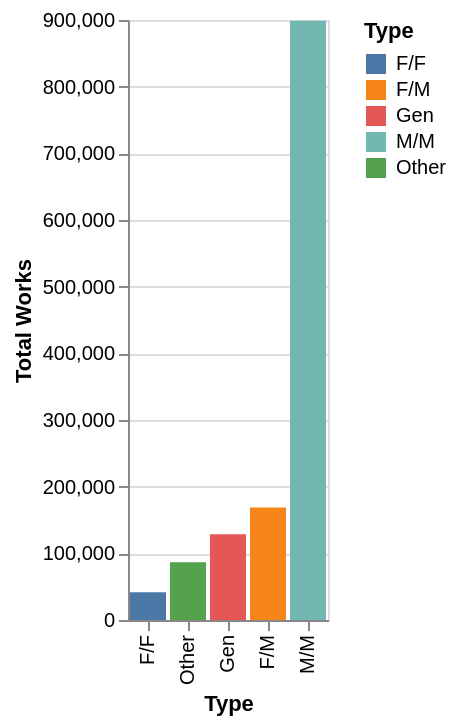

This figure's notebook cell:
### Code cell
ship = ship.reset_index()

alt.Chart(ship).mark_bar().encode(
    x=alt.X("Type", sort="y"),  
    y=alt.Y("Total Works"),
    color=alt.Color("Type"))

### Figure 1 — Vega-Lite specification as saved in the notebook (floating-point values rounded to 4 significant figures)
{"config": {"view": {"continuousWidth": 400, "continuousHeight": 300}}, "data": {"name": "data-5c8d4695590684678b59da135d2ba132"}, "mark": "bar", "encoding": {"color": {"field": "Type", "type": "nominal"}, "x": {"field": "Type", "sort": "y", "type": "nominal"}, "y": {"field": "Total Works", "type": "quantitative"}}, "$schema": "https://vega.github.io/schema/vega-lite/v4.17.0.json", "datasets": {"data-5c8d4695590684678b59da135d2ba132": [{"Type": "F/F", "Total Works": 41705}, {"Type": "F/M", "Total Works": 168843}, {"Type": "Gen", "Total Works": 128532}, {"Type": "M/M", "Total Works": 898780}, {"Type": "Other", "Total Works": 86587}]}}
